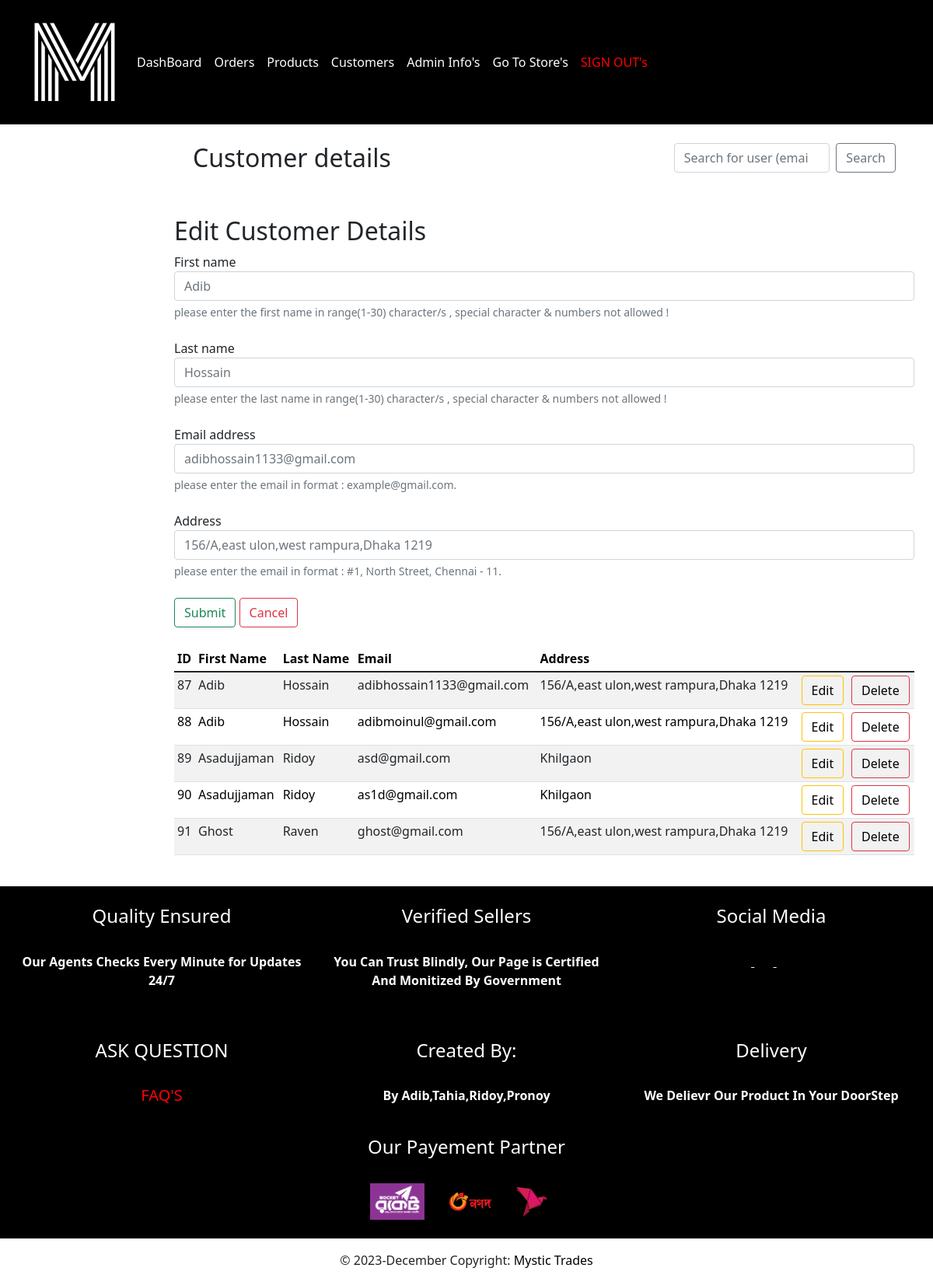
The app's page /admin/customers.php?edit=87 (signed in) with its own data.
### tables this page shows
CREATE TABLE `user` (
  `user_Lname` varchar(20) NOT NULL,
  `email` varchar(50) NOT NULL,
  `user_password` varchar(50) NOT NULL,
  `user_id` int(3) NOT NULL,
  `user_fname` varchar(20) NOT NULL,
  `user_address` text NOT NULL
);

### admin/includes/functions.php (called while the page is built, shortened)
<?php
$connection = mysqli_connect("localhost", "root", "", "mystictrades");
function query($query)
{
    global $connection;
    $run = mysqli_query($connection, $query);
    if ($run) {
        while ($row = $run->fetch_assoc()) {
            $data[] = $row;
        }
        return $data;
    } else {
        return 0;
    }
}
function all_users()
{
    $query = "SELECT user_id ,user_fname ,user_lname ,email ,user_address FROM user";
    $data = query($query);
    return $data;
}
function get_user($id)
{
    $query = "SELECT user_id ,user_fname ,user_lname ,email ,user_address FROM user WHERE user_id=$id";
    $data = query($query);
    return $data;
}
function check_admin($id)
{
    $query = "SELECT admin_id FROM admin where admin_id='$id'";
    $row = query($query);
    if (empty($row)) {
        return 0;
    } else {
        return 1;
    }
}

### admin/customers.php (the view, shortened to what this page needs)
<?php
include "includes/head.php";
?>
<body>
    <?php
    include "includes/header.php"
    ?>
    <main class="col-md-9 ms-sm-auto col-lg-10 px-md-4">
        <div class="container">
            <div class="row align-items-start">
                <div class="col">
                    <br>
                    <h2>Customer details</h2>
                    <br>
                </div>
                <div class="col">
                    <br>
                    <form class="d-flex" method="GET" action="customers.php">
                        <input class="form-control me-2 col" type="search" name="search_user_email" placeholder="Search for user (email)" aria-label="Search">
                        <button class="btn btn-outline-secondary" type="submit" name="search_user" value="search">Search</button>
                    </form>
                    <br>
                </div>
            </div>
        </div>
        <?php
        if (isset($_GET['edit'])) {
            $data = get_user($_SESSION['id']);
        ?>
            <br>
            <h2>Edit Customer Details</h2>
            <form action="customers.php" method="POST">
                <div class="form-group">
                    <label>First name</label>
                    <input pattern="[A-Za-z_]{1,15}" type="text" class="form-control" placeholder="<?php echo $data[0]['user_fname'] ?>" name="fname">
                    <div class="form-text">please enter the first name in range(1-30) character/s , special character & numbers not allowed !</div>
                </div>
                <br>
                <div class="form-group">
                    <label for="validationTooltip01">Last name</label>
                    <input pattern="[A-Za-z_]{1,15}" id="validationTooltip01" type="text" class="form-control" placeholder="<?php echo $data[0]['user_lname'] ?>" name="lname">
                    <div class="form-text">please enter the last name in range(1-30) character/s , special character & numbers not allowed !</div>
                </div>
                <br>
                <div class="form-group">
                    <label for="exampleInputEmail1">Email address</label>
                    <input type="email" class="form-control" id="exampleInputEmail1" aria-describedby="emailHelp" placeholder="<?php echo $data[0]['email'] ?>" name="email">
                    <div class="form-text">please enter the email in format : example@gmail.com.</div>
                </div>
                <br>
                <div class="form-group">
                    <label for="inputAddress2">Address</label>
                    <input pattern="^[#.0-9a-zA-Z\s,-]+$" type="text" class="form-control" id="inputAddress2" placeholder="<?php echo $data[0]['user_address'] ?>" name="address">
                </div>
                <div class="form-text">please enter the email in format : #1, North Street, Chennai - 11.</div>
                <br>
                <button type="submit" class="btn btn-outline-success" value="update" name="update">Submit</button>
                <button type=" submit" class="btn btn-outline-danger" value="cancel" name="cancel">Cancel</button>
                <br> <br>
            </form>
        <?php
        }
        ?>
        <div class="table-responsive">
            <table class="table table-striped table-sm">
                <thead>
                    <tr>
                        <th scope="col">ID</th>
                        <th scope="col">First Name</th>
                        <th scope="col">Last Name</th>
                        <th scope="col">Email</th>
                        <th scope="col">Address</th>
                </thead>
                <tbody>
                    <?php
                    $data = all_users();
                    $num = sizeof($data);
                    for ($i = 0; $i < $num; $i++) {
                    ?>
                        <tr>
                            <td><?php echo $data[$i]['user_id'] ?></td>
                            <td><?php echo $data[$i]['user_fname'] ?></td>
                            <td><?php echo $data[$i]['user_lname'] ?></td>
                            <td><?php echo $data[$i]['email'] ?></td>
                            <td><?php echo $data[$i]['user_address'] ?></td>
                            <td>
                                <button type="button" class="btn pull-left btn-outline-warning"><a style="text-decoration: none; color:black;" href="customers.php?edit=<?php echo $data[$i]['user_id'] ?>">Edit</a></button>
                            </td>
                            <td>
                                <button type="button" class="btn pull-left btn-outline-danger"><a style="text-decoration: none; color:black;" href="customers.php?delete=<?php echo $data[$i]['user_id'] ?>">Delete</a></button>
                            </td>
                        </tr>
                    <?php  }
                    ?>
                </tbody>
            </table>
        </div>
    </main>
    <?php
    include "includes/footer.php"
    ?>
</body>

### admin/dashboard.css (style rules this page uses)
body { font-size: 0.875rem; }

### records on screen
user: fname "Adib", lname "Hossain", email "adibhossain1133@gmail.com", address "156/A,east ulon,west rampura,Dhaka 1219", user_id "87", user_fname "Adib", user_Lname "Hossain", user_address "156/A,east ulon,west rampura,Dhaka 1219"
user: user_id "88", user_fname "Adib", user_Lname "Hossain", email "adibmoinul@gmail.com", user_address "156/A,east ulon,west rampura,Dhaka 1219"
user: user_id "89", user_fname "Asadujjaman", user_Lname "Ridoy", email "asd@gmail.com", user_address "Khilgaon"
user: user_id "90", user_fname "Asadujjaman", user_Lname "Ridoy", email "as1d@gmail.com", user_address "Khilgaon"
user: user_id "91", user_fname "Ghost", user_Lname "Raven", email "ghost@gmail.com", user_address "156/A,east ulon,west rampura,Dhaka 1219"
